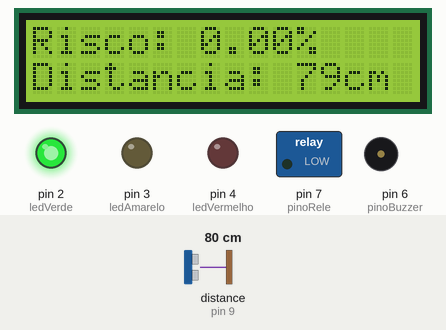
Simulated run of this sketch. Board: Arduino Uno, built with avr-gcc and run on an emulated ATmega328P. Parts: 16×2 character LCD, switched loads named in the sketch (green lamp = pin HIGH), output pins drawn as LEDs (lit = HIGH), buzzer (waves = sounding). Wiring (from diagram.json): ultrasonic range finder: trigger pin 8; echo pin 9. The test bench sets the inputs (shaded band); at power-on: distance to the obstacle (sensor on pin 9) 80 cm. The echo pulse lasts 58.3 µs per cm; the local clock reads 2024-03-15 10:24:30 at power-on unless the sketch sets it; EEPROM starts erased; pins used as bus, display or sensor lines are not drawn; what the sketch prints to the serial monitor is not drawn.

Above: at 5.5 s.
5.6 s: distance to the obstacle (sensor on pin 9) set to 34 cm
At 6.6 s:
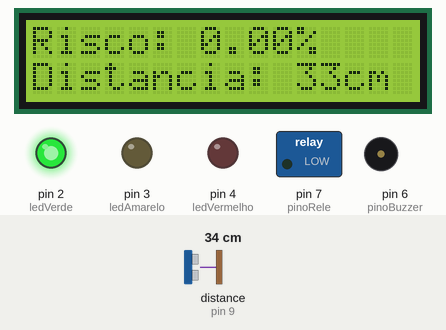
7.7 s: distance to the obstacle (sensor on pin 9) set to 29 cm
At 9.8 s:
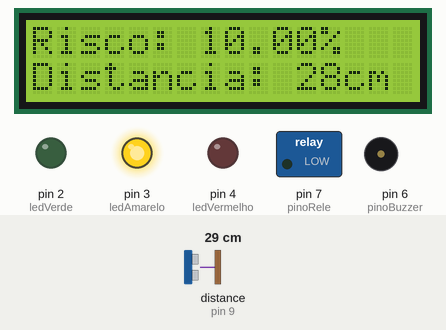
12.7 s: distance to the obstacle (sensor on pin 9) set to 12 cm
At 14.6 s:
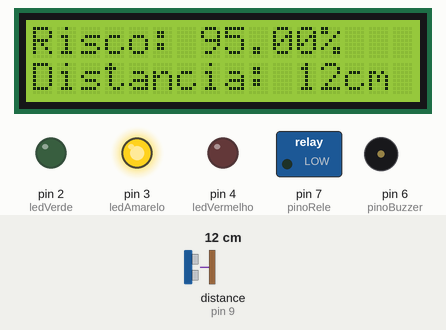
15.3 s: distance to the obstacle (sensor on pin 9) set to 9 cm
At 17.4 s:
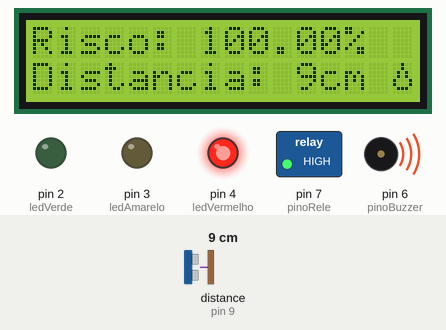
18.1 s: distance to the obstacle (sensor on pin 9) set to 250 cm
At 19.1 s:
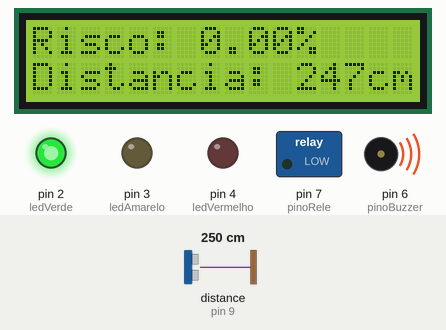
Timing chart, 0 to 23.1 s (numbered marks = the images above; inputs shaded):
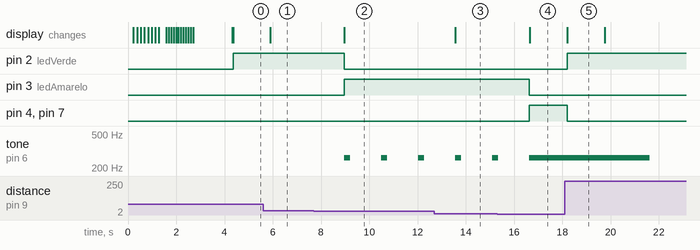

The sketch:

sketch.ino
```cpp
/*Sistema desenvolvido por Geovana Maria da Silva Cardoso e Mariana Silva do Egito Moreira


  HydroSafe - Sistema de Alerta de Enchentes

  Problema:
  O aumento do nível da água em ruas e áreas residenciais durante períodos de chuva intensa
  pode causar enchentes, colocando em risco a segurança das pessoas e causando danos materiais.

  Objetivo do nosso sistema:
  Monitorar o nível da água utilizando um sensor ultrassônico,
  indicando diferentes níveis de risco através de LEDs e buzzer, exibindo informações em um display LCD.
  Além disso, registra os alertas com data e hora para histórico.

  Funcionamento do Relé:
  O relé é acionado automaticamente quando o nível da água atinge o estado crítico,
  permitindo o acionamento de um mecanismo externo, como bomba de drenagem ou sirene de alerta,
  para mitigar os danos causados pela enchente.

  Assim, o sistema oferece um alerta local eficiente para prevenção e resposta rápida em situações de risco.
*/

#include <Wire.h>
#include <LiquidCrystal_I2C.h>
#include <RTClib.h>
#include <EEPROM.h>

// LCD I2C
LiquidCrystal_I2C lcd(0x27, 16, 2);

// RTC
RTC_DS3231 rtc;

// Pinos
const int pinoTrigger = 8;
const int pinoEcho = 9;
const int ledVerde = 2;
const int ledAmarelo = 3;
const int ledVermelho = 4;
const int pinoRele = 7;
const int pinoBuzzer = 6;

// Níveis de alerta (em cm)
float nivelSeguro = 30;
float nivelCritico = 10;

// Ícone personalizado
byte iconeGota[8] = {
  B00100, B00100, B01010, B01010,
  B10001, B10001, B01110, B00000
};

// Registro de informações que serão armazenadas quando estiver em estado de Alerta
struct RegistroAlerta {
  byte dia, mes, hora, minuto;
  float distancia;
};

const int enderecoInicial = 2; // Endereço inicial na EEPROM para armazenar registros (0 e 1 reservados)
int enderecoEEPROM = enderecoInicial; // Variável para controle do endereço atual de gravação
const int tamanhoRegistro = sizeof(RegistroAlerta); // Tamanho do registro de alerta em bytes
const int maxEEPROM = EEPROM.length(); // Tamanho total da EEPROM disponível no Arduino

unsigned long tempoUltimaLeitura = 0; // Armazena o tempo da última exibição dos registros para fazer isso a cada 1 minuto

void setup() {
  Serial.begin(9600); // Inicializa comunicação serial para monitoramento no PC

  // Configuração dos pinos de controle e sensores
  pinMode(pinoTrigger, OUTPUT);
  pinMode(pinoEcho, INPUT);
  pinMode(ledVerde, OUTPUT);
  pinMode(ledAmarelo, OUTPUT);
  pinMode(ledVermelho, OUTPUT);
  pinMode(pinoRele, OUTPUT);
  pinMode(pinoBuzzer, OUTPUT);

  // Inicializa RTC (Relógio de Tempo Real)
  if (!rtc.begin()) {
    lcd.clear();
    lcd.print("Erro no RTC!");
    while (1);  // Para o código caso o RTC não funcione
  }

  // AJUSTE MANUAL DO HORÁRIO (Horário de Brasília -3)
  // Para usar uma vez e depois comentar
  //rtc.adjust(DateTime(2025, 6, 3, 13, 36, 0)); // 3/jun/2025, 13h36

// Inicializa o display LCD I2C
  lcd.init();
  lcd.backlight();
  lcd.createChar(0, iconeGota); // Cria um caractere personalizado (ícone gota) no LCD posição 0

  // Lê o último endereço usado na EEPROM para continuar a gravação sem sobrescrever dados
  EEPROM.get(0, enderecoEEPROM);

  // Validação para garantir que o endereço está dentro dos limites válidos
  if (enderecoEEPROM < enderecoInicial || enderecoEEPROM + tamanhoRegistro > maxEEPROM) {
    enderecoEEPROM = enderecoInicial;
  }

  // Animações iniciais no display para feedback visual ao ligar o sistema
  animacaoInicial();
  delay(500);
  animacaoCarregando();
}

void loop() {
  // A cada 1 minuto, exibe os registros armazenados na EEPROM no Serial Monitor
  if (millis() - tempoUltimaLeitura >= 60000) {
    Serial.println("\nExibindo registros da EEPROM...");
    mostrarRegistrosEEPROM();
    tempoUltimaLeitura = millis();
  }

  // Mede o nível da água utilizando sensor ultrassônico
  float distancia = medirNivelAgua();

  // Calcula o percentual de risco a partir da distância medida, mapeando entre níveis seguro e crítico
  float risco = map(distancia, nivelSeguro, nivelCritico, 0, 100);
  risco = constrain(risco, 0, 100);

// Atualiza o LCD com os dados atuais de risco e distância
  lcd.clear();
  lcd.setCursor(0, 0);
  lcd.print("Risco: ");
  lcd.print(risco);
  lcd.print("%");

  lcd.setCursor(0, 1);
  lcd.print("Distancia: ");
  lcd.print(distancia, 0);
  lcd.print("cm ");
  lcd.write(0); // Exibe o ícone personalizado de gota


  // Lógica de alerta e acionamento conforme o nível da água detectado
  if (distancia <= nivelCritico) {
    // Estado crítico: LED vermelho aceso, relé ativado e buzzer com alerta longo
    digitalWrite(ledVerde, LOW);
    digitalWrite(ledAmarelo, LOW);
    digitalWrite(ledVermelho, HIGH);
    digitalWrite(pinoRele, HIGH);
    tone(pinoBuzzer, 265, 5000); // Emite tom por 5 segundos

  // Registra alerta crítico na EEPROM com data, hora e nível medido
    DateTime agora = rtc.now();
    RegistroAlerta alerta = {
      agora.day(), agora.month(),
      agora.hour(), agora.minute(),
      distancia
    };

    EEPROM.put(enderecoEEPROM, alerta); // Grava o registro na EEPROM
    enderecoEEPROM += tamanhoRegistro;  // Atualiza o endereço para próximo registro

    // Verifica se o endereço excedeu a capacidade da EEPROM e reinicia (memória circular)
    if (enderecoEEPROM + tamanhoRegistro > maxEEPROM) {
      enderecoEEPROM = enderecoInicial;
    }
    EEPROM.put(0, enderecoEEPROM); // Salva o endereço atual para próxima inicialização
  }
  else if (distancia <= nivelSeguro) {
    // Estado de atenção: LED amarelo e buzzer com alerta curto
    digitalWrite(ledVerde, LOW);
    digitalWrite(ledAmarelo, HIGH);
    digitalWrite(ledVermelho, LOW);
    digitalWrite(pinoRele, LOW);
    tone(pinoBuzzer, 265, 250); // Emite tom por 0,25 segundos
  } else {
    // Estado seguro: LED verde aceso, buzzer desligado e relé desligado
    digitalWrite(ledVerde, HIGH);
    digitalWrite(ledAmarelo, LOW);
    digitalWrite(ledVermelho, LOW);
    digitalWrite(pinoRele, LOW);
    digitalWrite(pinoBuzzer, LOW);
  }

  delay(1500); // Aguarda 1,5 segundos antes da próxima leitura
}

// Função que mede o nível da água com sensor ultrassônico HC-SR04
float medirNivelAgua() {
  digitalWrite(pinoTrigger, LOW);
  delayMicroseconds(2);
  digitalWrite(pinoTrigger, HIGH);
  delayMicroseconds(10);
  digitalWrite(pinoTrigger, LOW);

  float duracao = pulseIn(pinoEcho, HIGH, 30000);

  // Caso nenhuma leitura válida, retorna valor alto
  if (duracao == 0) return 999;

  // Calcula a distância em cm (velocidade do som 0.034 cm/us, divide por 2 por ida e volta)
  return duracao * 0.034 / 2;
}

// Função que exibe os registros de alerta armazenados na EEPROM no Serial Monitor
void mostrarRegistrosEEPROM() {
  Serial.println("\n--- Registros de ALERTA ---");

  int enderecoLeitura = enderecoInicial;

  // Percorre a EEPROM lendo registros até o final da memória
  while (enderecoLeitura + tamanhoRegistro <= maxEEPROM) {
    RegistroAlerta alerta;
    EEPROM.get(enderecoLeitura, alerta);

  // Validação simples para verificar se o registro é válido (data plausível)
    if (alerta.mes >= 1 && alerta.mes <= 12 && alerta.dia >= 1 && alerta.dia <= 31) {
      Serial.print("Data: ");
      Serial.print(alerta.dia); Serial.print("/");
      Serial.print(alerta.mes); Serial.print(" ");
      Serial.print(alerta.hora); Serial.print(":");
      if (alerta.minuto < 10) Serial.print("0");
      Serial.print(alerta.minuto);
      Serial.print(" | Nível: ");
      Serial.print(alerta.distancia);
      Serial.println(" cm");
    }

    enderecoLeitura += tamanhoRegistro;
  }

  Serial.println("----------------------------");
}

// Animação inicial para dar feedback visual no LCD ao ligar o sistema
void animacaoInicial() {
  lcd.clear();
  lcd.setCursor(0, 0);
  String texto = "HydroSafe ";
  for (int i = 0; i < texto.length(); i++) {
    lcd.print(texto[i]);
    delay(150);
  }

  lcd.write(0); // Mostra o ícone gota criado

  lcd.setCursor(0, 1);
  String msg = "Iniciando...";
  for (int i = 0; i < msg.length(); i++) {
    lcd.print(msg[i]);
    delay(100);
  }
  delay(1000);
}

// Animação de carregamento para a inicialização do sistema
void animacaoCarregando() {
  lcd.clear();
  lcd.setCursor(0, 0);
  lcd.print("Carregando... ");
  lcd.write(0);
}
```

Measured:
- the behaviour switches between 31 and 30 cm on distance to the obstacle (sensor on pin 9) (found by bisection; images 1 and 2)
- the behaviour switches between 11 and 10 cm on distance to the obstacle (sensor on pin 9) (found by bisection; images 3 and 4)
- after the input at 5.6 s, the display: changes after 0.29 s (image 1)
- after the input at 7.7 s, pin 2 (ledVerde): HIGH → LOW after 1.3 s; pin 3 (ledAmarelo): LOW → HIGH after 1.3 s; tone on pin 6 (pinoBuzzer): alternates 265 Hz for 0.25 s and silent for 1.3 s, starting after 1.3 s; the display: changes after 1.3 s (image 2)
- after the input at 12.7 s, the display: changes after 0.86 s (image 3)
- after the input at 15.3 s, pin 3 (ledAmarelo): HIGH → LOW after 1.3 s; pin 4 (ledVermelho), pin 7 (pinoRele): LOW → HIGH after 1.3 s; tone on pin 6 (pinoBuzzer): goes on until 16.6 s, then stays 265 Hz; the display: changes after 1.4 s (image 4)
- after the input at 18.1 s, pin 2 (ledVerde): LOW → HIGH after 0.11 s; pin 4 (ledVermelho), pin 7 (pinoRele): HIGH → LOW after 0.11 s; tone on pin 6 (pinoBuzzer): 265 Hz → silent after 3.5 s; the display: changes after 0.11 s (image 5)
